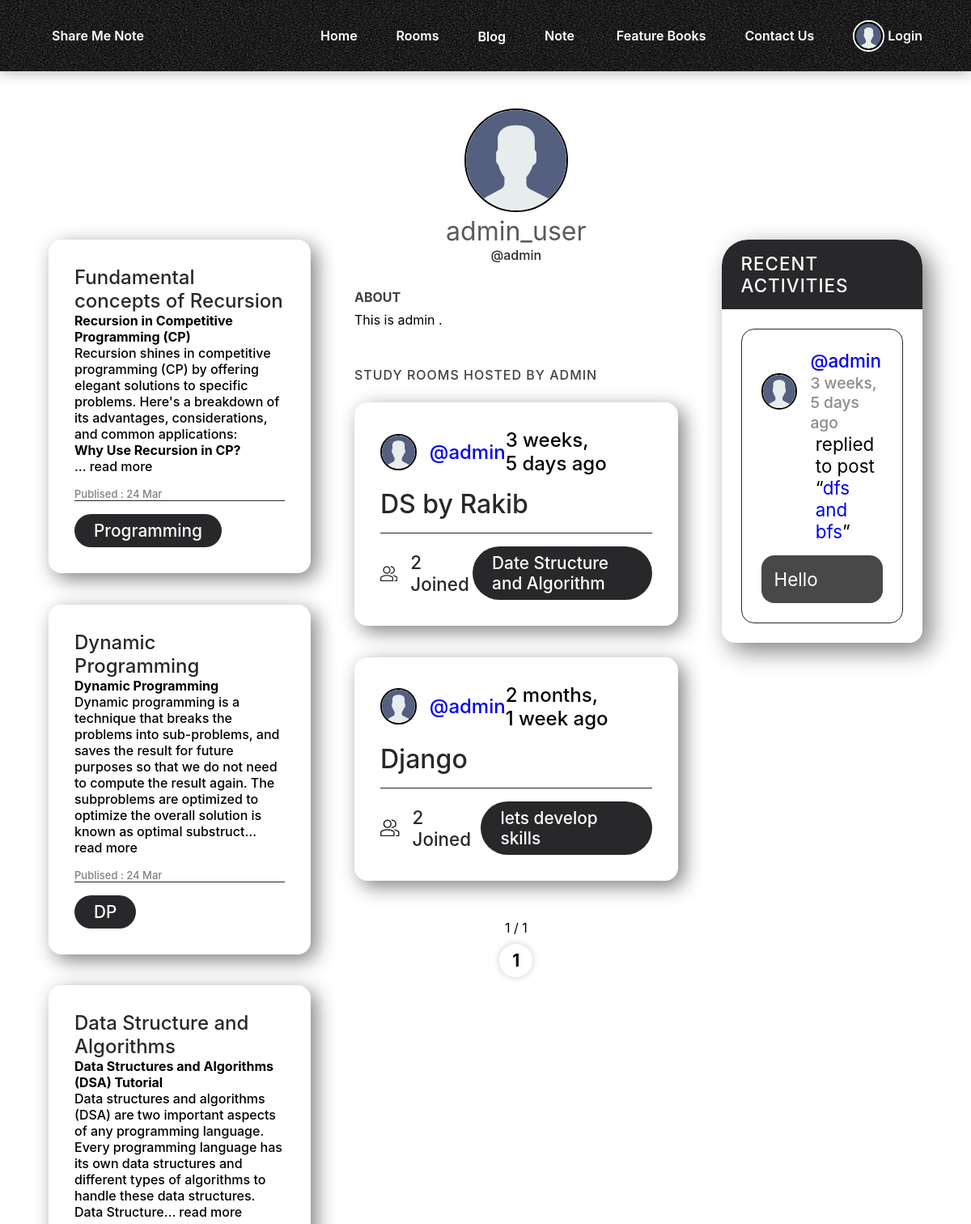
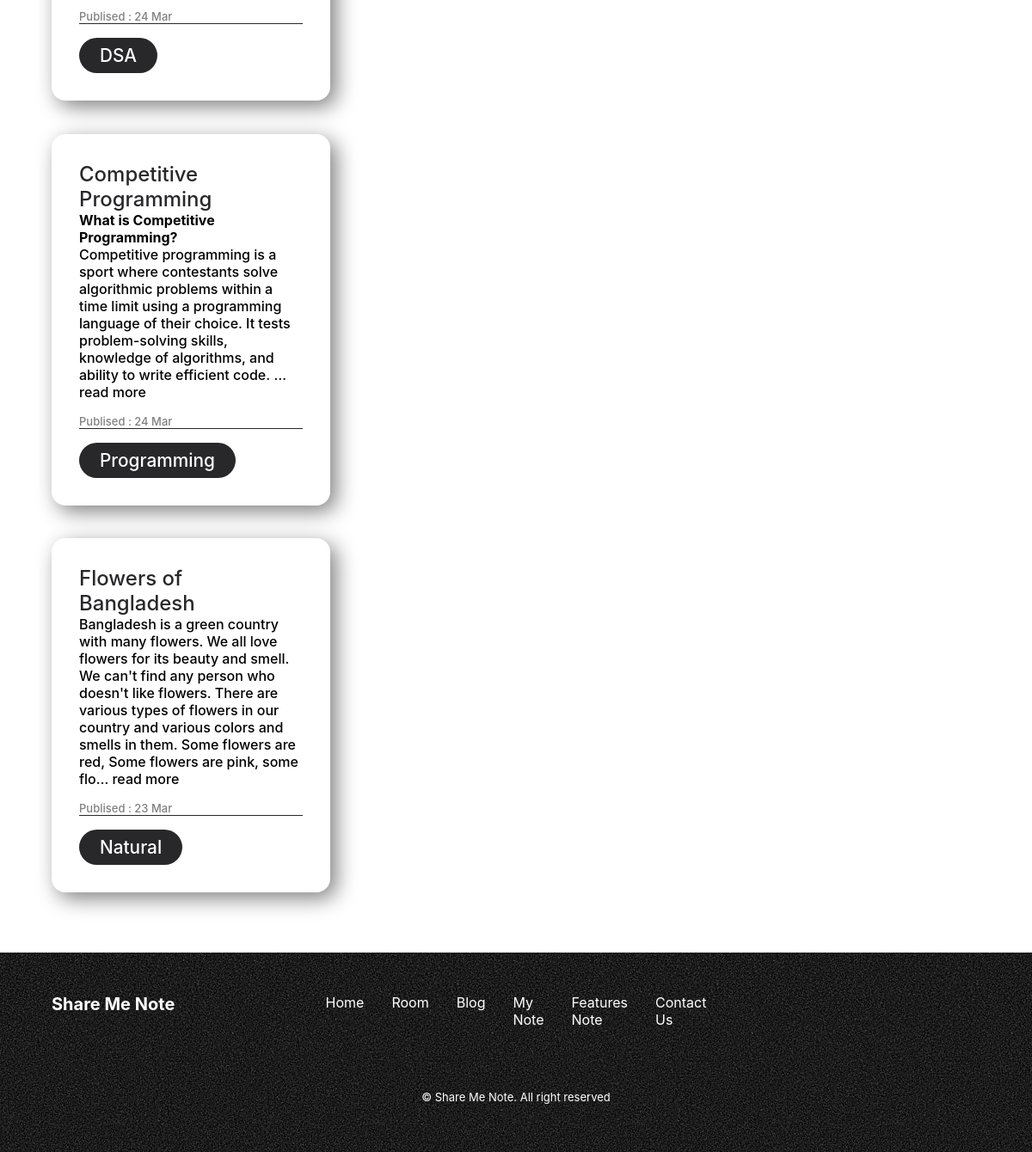
Page /rooms/profile/admin/ on the committed database (2 pictures, top to bottom).
### blog/models.py (models this page shows, shortened)
class Post(models.Model) :
    writer = models.ForeignKey(User, on_delete=models.SET_NULL, null=True, blank=True)
    title = models.CharField(max_length=500)
    image = models.ImageField(upload_to='blog-img')
    content = RichTextField()
    liked = models.ManyToManyField(User, default=None, blank=True, related_name='liked')
    status = models.BooleanField('Approved', default = False)
    created = models.DateTimeField(auto_now_add = True)
    modified = models.DateTimeField(auto_now=True)
    slug = models.SlugField(unique=True, max_length=500)
    category = models.ForeignKey(Category, on_delete=models.SET_NULL, blank=True, null=True)
    class Meta:
        ordering = ['-created', '-modified']

class Category(models.Model):
    title = models.CharField(max_length=100)
    category_id = models.UUIDField(default=uuid.uuid4, primary_key=True, unique=True, editable=False)
    slug = models.SlugField()
    def __str__(self):
        return self.title

### base/models.py (models this page shows, shortened)
class User(AbstractUser):
    name = models.CharField(max_length=200, null=True)
    email = models.EmailField(unique=True, null=True)
    bio = models.TextField(null=True)
    avatar = models.ImageField(null=True, default="avatar.svg")
    USERNAME_FIELD = 'email'
    REQUIRED_FIELDS = []

class Room(models.Model):
    host = models.ForeignKey(User, on_delete=models.SET_NULL, null=True)
    topic = models.ForeignKey(Topic, on_delete=models.SET_NULL, null=True)
    name = models.CharField(max_length=200)
    description = models.TextField(null=True, blank=True)
    participants = models.ManyToManyField(
        User, related_name='participants', blank=True)
    updated = models.DateTimeField(auto_now=True)
    created = models.DateTimeField(auto_now_add=True)
    class Meta:
        ordering = ['-updated', '-created']
    def __str__(self):
        return self.name

class Topic(models.Model):
    name = models.CharField(max_length=200)

class Message(models.Model):
    user = models.ForeignKey(User, on_delete=models.CASCADE)
    room = models.ForeignKey(Room, on_delete=models.CASCADE)
    body = models.TextField()
    updated = models.DateTimeField(auto_now=True)
    created = models.DateTimeField(auto_now_add=True)
    class Meta:
        ordering = ['-updated', '-created']

### base/views.py (the view)
# urls.py: path('profile/<str:username>/', views.userProfile, name="user-profile"),
def userProfile(request, username):
    user = User.objects.get(username=username)
    rooms = user.room_set.all()
    room_messages = user.message_set.all()
    posts = user.post_set.all()
    topics = Topic.objects.all()
    page = Paginator(rooms, 5)
    page_number = request.GET.get('page',1)
    roomDataFinal = page.get_page(page_number)
    totalpage = roomDataFinal.paginator.num_pages
    context = {'user': user, 'roomdata': roomDataFinal, "posts":posts,
               'room_messages': room_messages,'topics': topics,'lastpage':totalpage,'totalpagelist':[n+1 for n in range (totalpage)],'page':page_number}
    return render(request, 'base/profile.html', context)

### base/templates/base/profile.html (shortened to what this page needs)
{% extends 'main.html' %}
{% block content %}
<main class="profile-page layout bloglayout--3">
  <div class="container">
    <div class="roomList" style="margin-top:15%">
      {% for post in posts %}
        <div class="roomListRoom">
              <div class="blogListRoom__header">
                <a href="{% url "detail" post.slug %}" class="blogListRoom__author">
                  <div>
                    <span class="blog-title">{{post.title}}</span>
                    {{post.content|safe|truncatechars:300}} read more
                    <div class="blogListRoom__actions">
                       Publised : {{post.created|date:"d M"}}
                    </div>
                   </div>
                </a>
              </div>
            <div class="roomListRoom__meta">
                <p class="roomListRoom__topic">{{post.category}}</p>
            </div>
        </div>
        {% endfor %}
      </div>
    <div class="roomList">
      <div class="profile">
        <div class="profile__avatar">
          <div class="avatar avatar--large active">
            <img src="{{user.avatar.url}}" />
          </div>
        </div>
        <div class="profile__info">
          <h3>{{user.name}}</h3>
          <p>@{{user.username}}</p>
        </div>
        <div class="profile__about">
          <h3>About</h3>
          <p>
            {{user.bio}}
          </p>
        </div>
      </div>
      <div class="roomList__header">
        <div>
          <h2>Study Rooms Hosted by {{user.username}}</a>
          </h2>
        </div>
      </div>
      {% include 'base/feed_component.html' %}
      <div class="center">
        <p style="padding: 10px;">{{page}} / {{roomdata.paginator.num_pages}} </p>
        <div class="pagination pagination1 pagination3 pagination4 pagination6">
          {% for n in  totalpagelist%}
          <a class="btn-page" href="?page={{n}}">{{n}}</a>{% endfor %}
        </div>
      </div>
    </div>
    <div style="margin-top:15%">
      {% include 'base/activity_component.html' %}
    </div>
  </div>
</main>
{% endblock content %}

### base/templates/base/feed_component.html (shortened to what this page needs)
{% for room in roomdata%}
<div class="roomListRoom">
    <div class="roomListRoom__header">
        <a href="{% url 'user-profile' room.host.username %}" class="roomListRoom__author">
            <div class="avatar avatar--small">
                <img src="{{room.host.avatar.url}}" />
            </div>
            <span>@{{room.host.username}}</span>
        </a>
        <div class="roomListRoom__actions">
            <span>{{room.created|timesince}} ago</span>
        </div>
    </div>
    <div class="roomListRoom__content">
        <a href="{% url 'room' room.id %}">{{room.name}}</a>
    </div>
    <div class="roomListRoom__meta">
        <a href="{% url 'room' room.id %}" class="roomListRoom__joined">
            {{room.participants.all.count}} Joined
        </a>
        <p class="roomListRoom__topic">{{room.topic.name}}</p>
    </div>
</div>
{% endfor %}

### base/templates/base/activity_component.html (shortened to what this page needs)
<div class="activities">
  {% if room_messages %}
  <div class="activities__header">
    <h2>Recent Activities</h2>
  </div>
  {% endif %} {% for message in room_messages %}
  <div class="activities__box">
    <div class="activities__boxHeader roomListRoom__header">
      <a
        href="{% url 'user-profile' message.user.username %}"
        class="roomListRoom__author"
      >
        <div class="avatar avatar--small">
          <img src="{{message.user.avatar.url}}" />
        </div>
        <p>
          @{{message.user.username}}
          <span>{{message.created|timesince}} ago</span>
        </p>
      </a>
    </div>
    <div class="activities__boxContent">
      <p>
        replied to post “<a href="{% url 'room' message.room.id %}"
          >{{message.room}}</a
        >”
      </p>
      <div class="activities__boxRoomContent">{{message.body}}</div>
    </div>
  </div>
  {% endfor %}
</div>

### rows in the picture
Post: title "Fundamental concepts of Recursion", content "Recursion in Competitive Programming (CP) Recursion shines in competitive programming (CP) by offering elegant solutions to specific problems. Here's a breakdown of its advantages, considerations, and common applications: Why Use Recursion in CP? …", created "24 Mar", category "Programming"
Post: title "Dynamic Programming", content "Dynamic Programming Dynamic programming is a technique that breaks the problems into sub-problems, and saves the result for future purposes so that we do not need to compute the result again. The subproblems are optimized to optimize the overall solution is known as optimal substruct…", created "24 Mar", category "DP"
Post: title "Data Structure and Algorithms", content "Data Structures and Algorithms (DSA) Tutorial Data structures and algorithms (DSA) are two important aspects of any programming language. Every programming language has its own data structures and different types of algorithms to handle these data structures. Data Structure…", created "24 Mar", category "DSA"
Post: title "Competitive Programming", content "What is Competitive Programming? Competitive programming is a sport where contestants solve algorithmic problems within a time limit using a programming language of their choice. It tests problem-solving skills, knowledge of algorithms, and ability to write efficient code. …", created "24 Mar", category "Programming"
Post: title "Flowers of Bangladesh", content "Bangladesh is a green country with many flowers. We all love flowers for its beauty and smell. We can't find any person who doesn't like flowers. There are various types of flowers in our country and various colors and smells in them. Some flowers are red, Some flowers are pink, some flo…", created "23 Mar", category "Natural"
User: avatar (placeholder picture), name "admin_user", username "admin", bio "This is admin .", username "ADMIN"
Room: host.avatar (placeholder picture), host.username "admin", created "3 weeks, 5 days", name "DS by Rakib", participants.all.count "2", topic.name "Date Structure and Algorithm"
Room: host.avatar (placeholder picture), host.username "admin", created "2 months, 1 week", name "Django", participants.all.count "2", topic.name "lets develop skills"
Message: user.avatar (placeholder picture), user.username "admin", created "3 weeks, 5 days", room "dfs and bfs", body "Hello"

### other values in the picture
{{ page }} "1"
{{ roomdata.paginator.num_pages }} "1"
{{ n }} "1"
